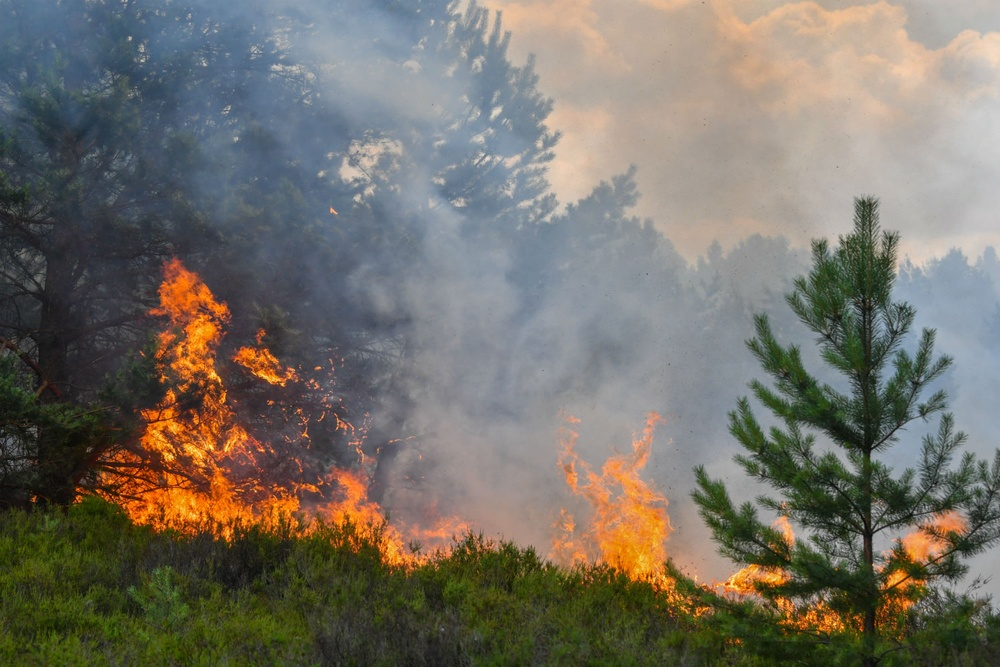
#> input picture Image Dataset/1342d936cea42df5c34d1245c7d384e218740b62f430731f92b0c76a1761fdcb.jpg, 1000 x 667 px, shrunk from 1500 x 1000 before the run, given in place of video_1.mp4, which was not available
$ python fire.py
#> lines starting #> are read from the running program, lines starting #| are printed output that depends on the picture; after the words box and inside, x2 and y2 are one past the last pixel; in counts of white or black regions, pixels touching at a corner belong together; pictures that were not available may be replaced by others from this repository, and a replacement may not be noted
import cv2
import numpy as np

video_file = "video_1.mp4"
video = cv2.VideoCapture(video_file)

while True:
    (grabbed, frame) = video.read()
#> frame is the input picture: shape (667, 1000, 3); mean B, G, R 102.8, 112.6, 117.1
    if not grabbed:
        break

    blur = cv2.GaussianBlur(frame, (21, 21), 0)
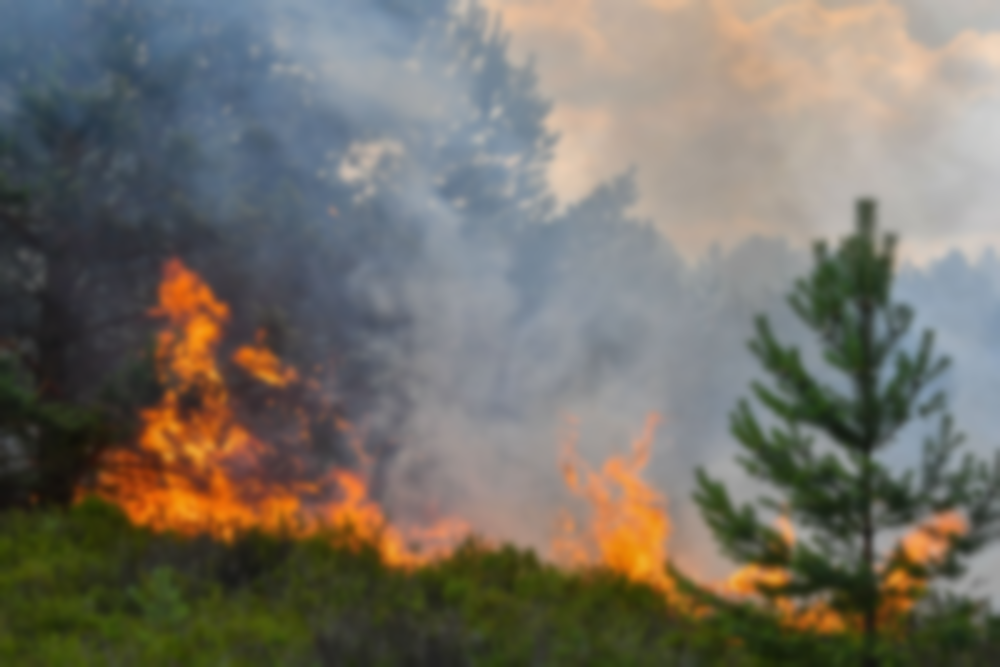
#> blur: shape (667, 1000, 3); mean B, G, R 102.8, 112.6, 117.1
    hsv = cv2.cvtColor(blur, cv2.COLOR_BGR2HSV)
#> hsv: shape (667, 1000, 3); mean H, S, V 60.9, 73.3, 127.5

    lower = [18, 50, 50]
    upper = [35, 255, 255]
    lower = np.array(lower, dtype="uint8")
    upper = np.array(upper, dtype="uint8")
    mask = cv2.inRange(hsv, lower, upper)
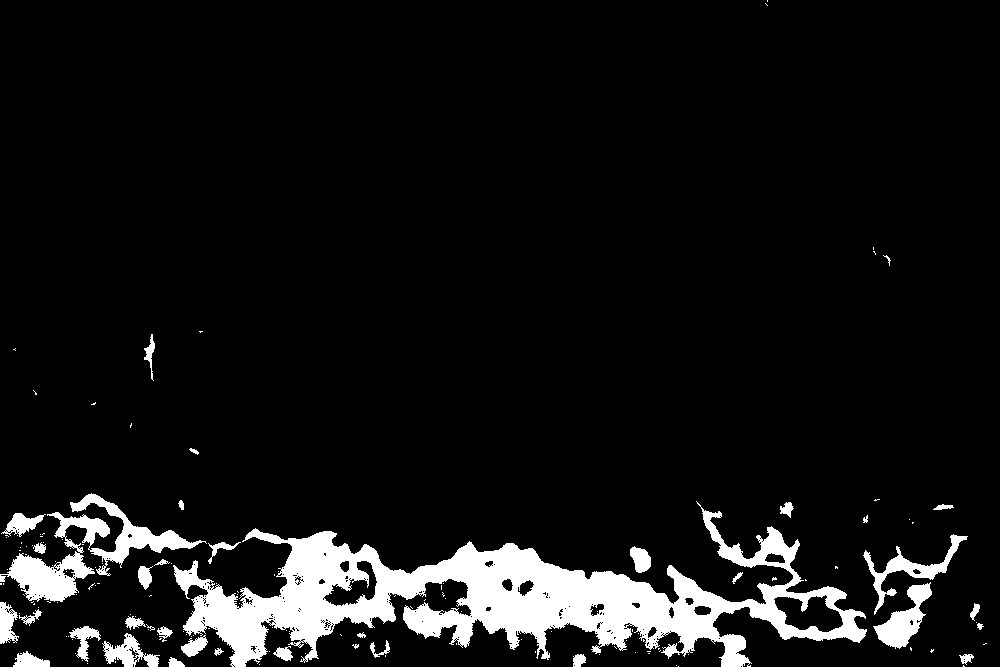
#> mask: shape (667, 1000); 8.1% white; 153 white regions (118 under 20 px), largest, box (x1, y1, x2, y2) and area: (173, 501, 867, 667) 39112, (0, 493, 207, 602) 5836, (873, 582, 932, 649) 1605


    output = cv2.bitwise_and(frame, hsv, mask=mask)
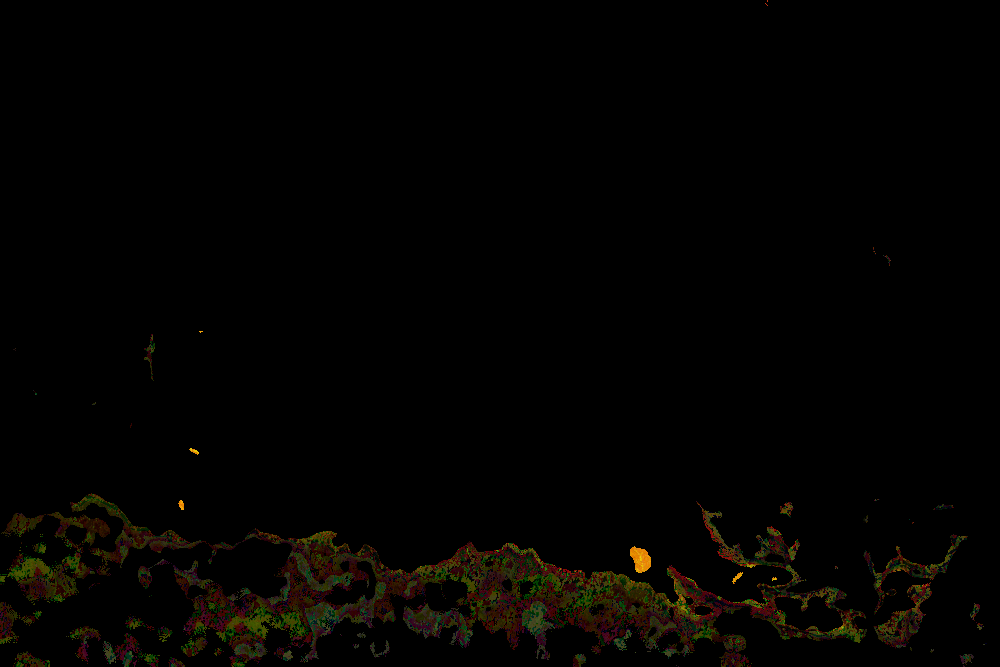
#> output: shape (667, 1000, 3); mean B, G, R 0.8, 2.6, 3.6
    cv2.imshow("output", output)
    if cv2.waitKey(1) & 0xFF == ord('q'):
#> (key q is pressed here)
        break

cv2.destroyAllWindows()
video.release()

$ run again, on Image Dataset/23brazil-explainer-jumbo-v3.jpg
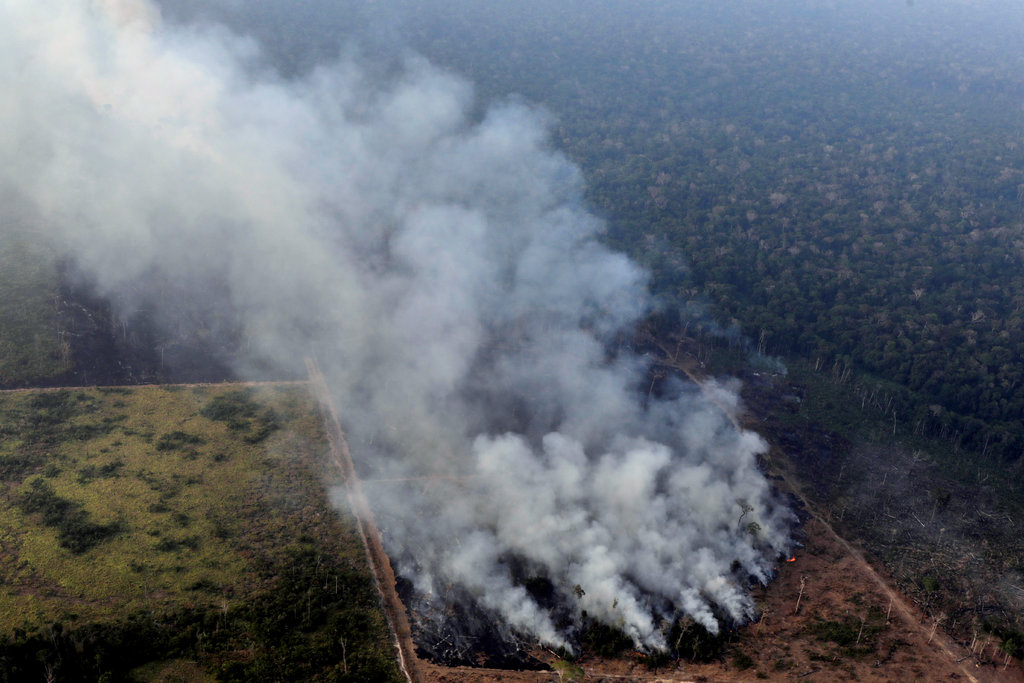
#> input picture Image Dataset/23brazil-explainer-jumbo-v3.jpg, 1024 x 683 px, given in place of video_1.mp4, which was not available
#> frame is the input picture: shape (683, 1024, 3); mean B, G, R 114.4, 105.1, 98.5
#> hsv: shape (683, 1024, 3); mean H, S, V 89.2, 63.5, 118.9
#> `mask = cv2.inRange(hsv, lower, upper)`:
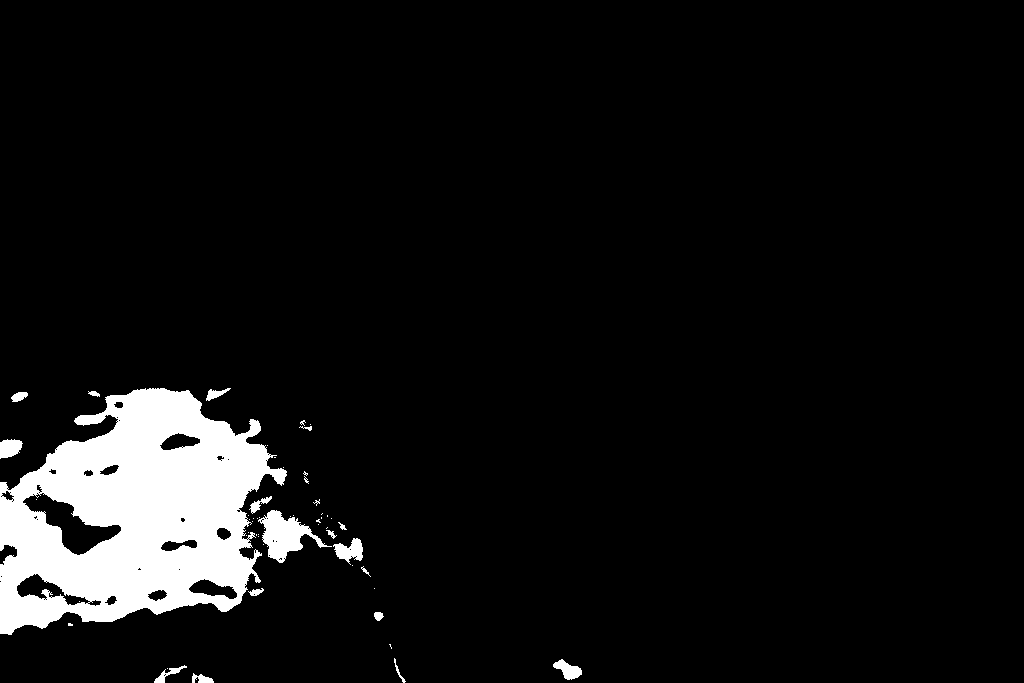
#> mask: shape (683, 1024); 6.7% white; 54 white regions (36 under 20 px), largest, box (x1, y1, x2, y2) and area: (0, 388, 287, 635) 43128, (258, 510, 332, 563) 1630, (333, 538, 363, 565) 445
#> `output = cv2.bitwise_and(frame, hsv, mask=mask)`:
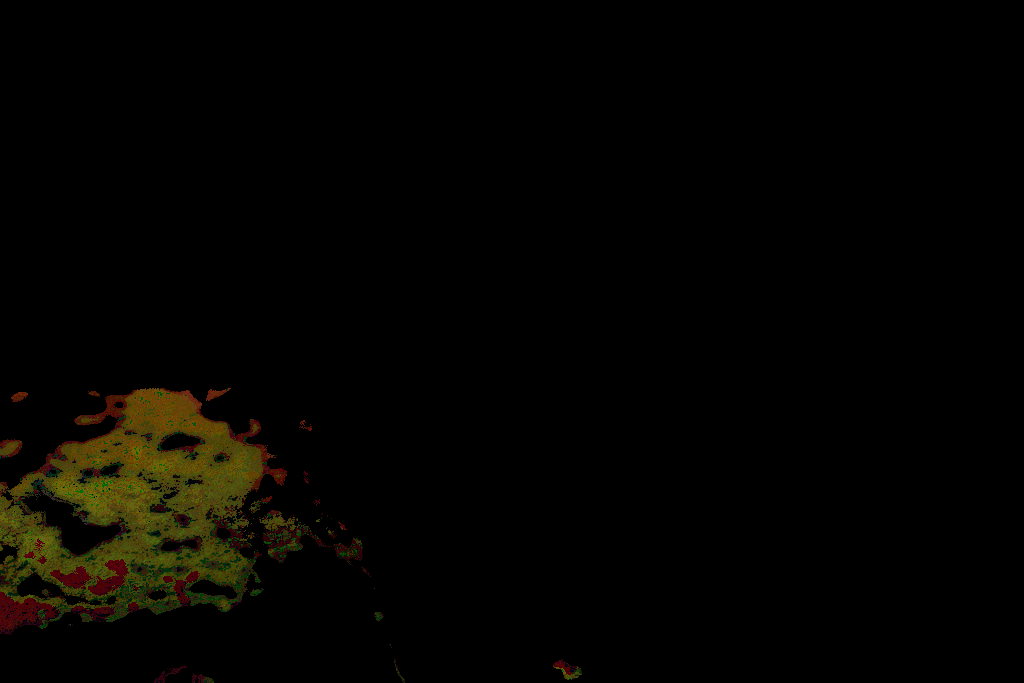
#> output: shape (683, 1024, 3); mean B, G, R 0.7, 3.6, 4.4

$ run again, on Image Dataset/29938878238_8c927ddc08_k-800x600.jpg
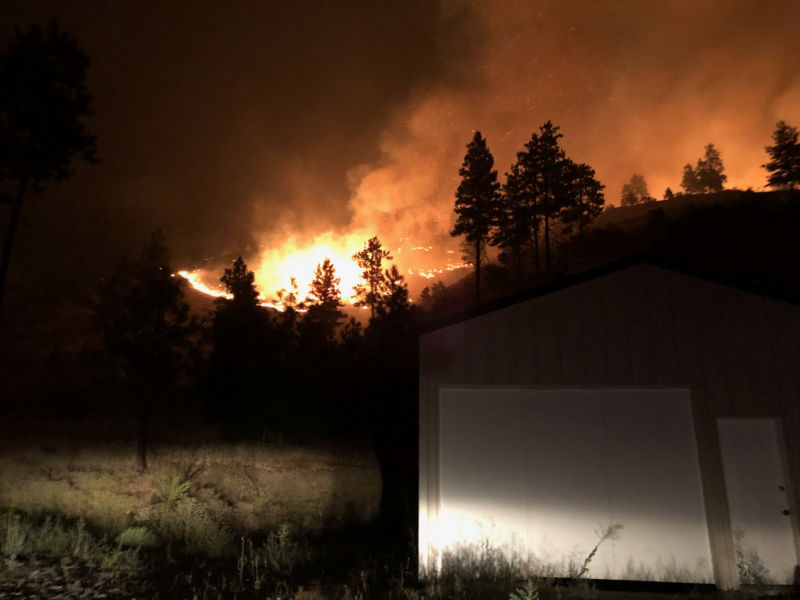
#> input picture Image Dataset/29938878238_8c927ddc08_k-800x600.jpg, 800 x 600 px, given in place of video_1.mp4, which was not available
#> frame is the input picture: shape (600, 800, 3); mean B, G, R 28.3, 44.5, 67
#> hsv: shape (600, 800, 3); mean H, S, V 13.1, 169, 67
#> `mask = cv2.inRange(hsv, lower, upper)`:
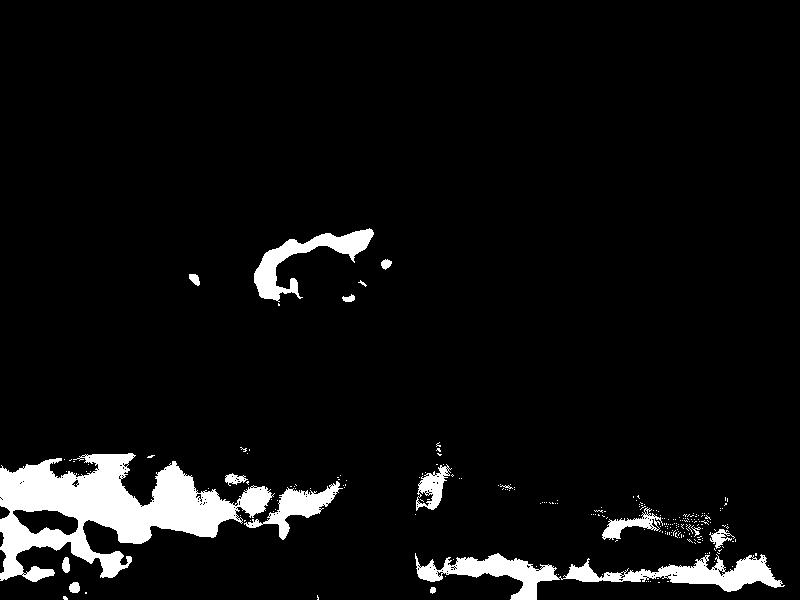
#> mask: shape (600, 800); 6% white; 232 white regions (216 under 20 px), largest, box (x1, y1, x2, y2) and area: (0, 453, 275, 582) 15718, (415, 553, 785, 600) 5896, (254, 228, 374, 302) 2609
#> `output = cv2.bitwise_and(frame, hsv, mask=mask)`:
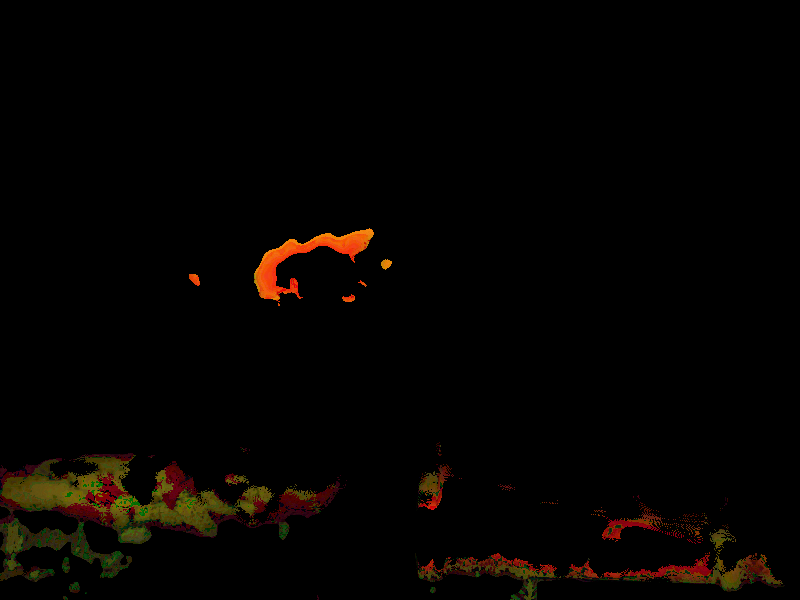
#> output: shape (600, 800, 3); mean B, G, R 0.6, 2.8, 5.2

$ run again, on Image Dataset/69253947.jpg
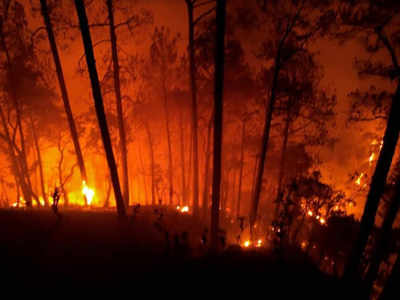
#> input picture Image Dataset/69253947.jpg, 400 x 300 px, given in place of video_1.mp4, which was not available
#> frame is the input picture: shape (300, 400, 3); mean B, G, R 6.8, 27.1, 96.4
#> `blur = cv2.GaussianBlur(frame, (21, 21), 0)`:
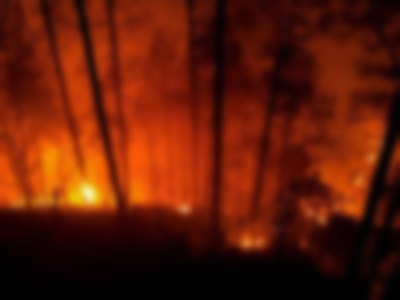
#> blur: shape (300, 400, 3); mean B, G, R 6.8, 27.1, 96.4
#> hsv: shape (300, 400, 3); mean H, S, V 19.1, 218.6, 96.4
#> `mask = cv2.inRange(hsv, lower, upper)`:
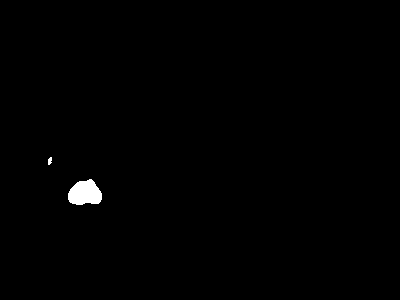
#> mask: shape (300, 400); 0.57% white; 2 white regions, box (x1, y1, x2, y2) and area: (68, 179, 102, 205) 665, (48, 157, 52, 165) 25
